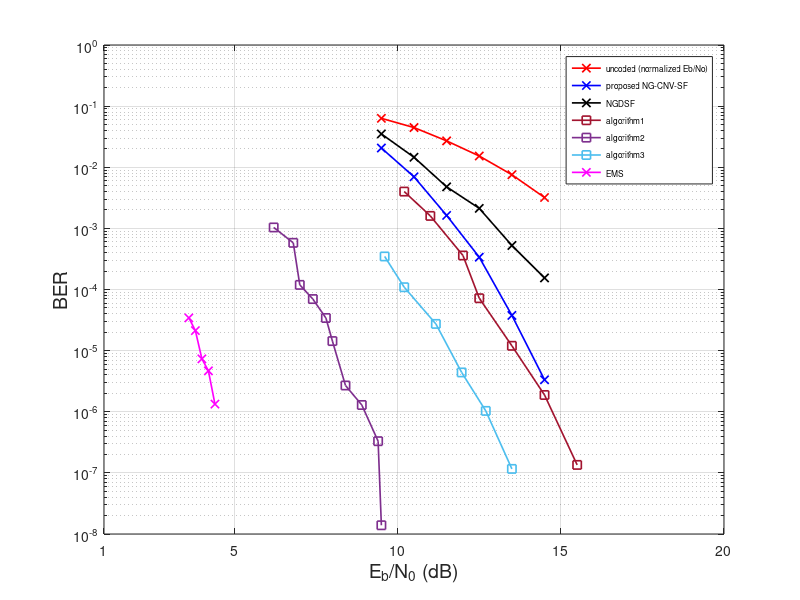

This figure's MATLAB source:
%BER Performance of NG-CNV-SF over GF(16) with 16-QAM, N=45, K=15
%nbldpc_45_2_3_gf16_seed7.mat
%algorithm1 (Paper name: )
%EMS
%simulation setup of our own

Eb_No_db=[9.5, 10.5, 11.5, 12.5, 13.5, 14.5];

uncoded=[6.313838e-02, 4.460620e-02, 2.700759e-02, 1.526958e-02, 7.541333e-03, 3.197833e-03];

CNV=[2.063416e-02, 6.979734e-3, 1.628819e-3, 3.375400e-4, 3.766667e-5, 3.333333e-6];

NGDSF = [3.507218e-02, 1.457211e-02, 4.780164e-03, 2.125148e-03, 5.245214e-04, 1.547988e-04];

%algorithm1=[1.709049e-02, 5.612815e-03, 1.827029e-03, 4.800646e-04, 1.035000e-04,2.033333e-05];

%data from plotdizitizer
x_for_algo1= [10.2, 11, 12, 12.5, 13.5, 14.5, 15.5];
algorithm1=[0.0040, 0.0016, 0.00036, 0.000072, 0.00001199, 0.00000188, 1.35e-7];

%algorithm2=[ 0.01167, 0.00344, 0.000951, 0.0002241, 1.1e-05, 6.333333e-06]

%data from plotdizitizer
x_for_algo2=[6.2, 6.8, 7, 7.4, 7.8, 8, 8.4, 8.9, 9.4, 9.5];
algorithm2=[0.00103565, 0.0005800, 0.000119, 0.000069776, 0.000034189, 0.0000143315, 0.00000269, 0.00000129, 3.3e-7, 1.39e-8];

x_for_algo3=[9.6, 10.2, 11.17, 11.96, 12.7, 13.5];
algorithm3=[0.0003473, 0.0001089793, 0.0000273569, 0.00000439697, 0.000001032360, 1.1614e-7];
Eb_No_ems=[3.6, 3.8, 4, 4.2, 4.4];
ber_ems=[3.4327e-05, 2.12528e-05, 7.33333e-06, 4.66667e-06, 1.33333e-06];


figure;

semilogy(Eb_No_db, uncoded, 'rx-', 'LineWidth', 1.2);
grid on;
hold on;

semilogy(Eb_No_db, CNV, 'bx-','LineWidth', 1.2);

semilogy(Eb_No_db, NGDSF, 'kx-','LineWidth', 1.2);

semilogy(x_for_algo1, algorithm1, '-s', 'Color', [0.6350 0.0780 0.1840], 'LineWidth', 1.2);


semilogy(x_for_algo2, algorithm2, '-s', 'Color', [0.4940 0.1840 0.5560], 'LineWidth', 1.2);

semilogy(x_for_algo3, algorithm3, '-s','Color', [0.3010 0.7450 0.9330], 'LineWidth', 1.2);

semilogy(Eb_No_ems, ber_ems, 'mx-', 'LineWidth', 1.2);
hold off;

 ylim([10e-9 10e-1]);
 xlim([1 20]);
 xticks([1 5 10 15 20]);
 xlabel('E_b/N_0 (dB)', 'FontSize', 14);
 ylabel('BER', 'FontSize', 14);
 %title('BER comparison for NB-LDPC code (45,2,3) over GF(16)');
 hold off;
 legend( 'uncoded (normalized Eb/No)', 'proposed NG-CNV-SF', 'NGDSF', 'algorithm1','algorithm2','algorithm3', 'EMS', 'Location', 'northeast', 'fontsize', 6);
